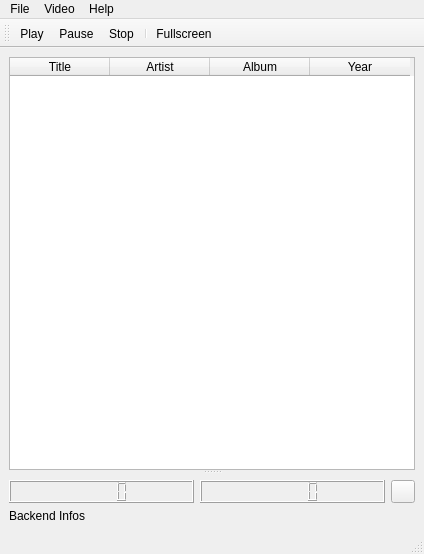
<ui version="4.0" >
 <class>MainWindow</class>
 <widget class="QMainWindow" name="MainWindow" >
  <property name="geometry" >
   <rect>
    <x>0</x>
    <y>0</y>
    <width>424</width>
    <height>554</height>
   </rect>
  </property>
  <property name="windowTitle" >
   <string>VideoPlayer</string>
  </property>
  <property name="windowIcon" >
   <iconset resource="videoplayer.qrc" >
    <normaloff>:/images/volume.png</normaloff>:/images/volume.png</iconset>
  </property>
  <widget class="QWidget" name="centralwidget" >
   <property name="geometry" >
    <rect>
     <x>0</x>
     <y>53</y>
     <width>424</width>
     <height>482</height>
    </rect>
   </property>
   <layout class="QGridLayout" name="gridLayout" >
    <item row="0" column="0" colspan="2" >
     <widget class="QSplitter" name="splitter" >
      <property name="orientation" >
       <enum>Qt::Vertical</enum>
      </property>
      <widget class="QTableWidget" name="tableWidget" >
       <property name="editTriggers" >
        <set>QAbstractItemView::NoEditTriggers</set>
       </property>
       <column>
        <property name="text" >
         <string>Title</string>
        </property>
       </column>
       <column>
        <property name="text" >
         <string>Artist</string>
        </property>
       </column>
       <column>
        <property name="text" >
         <string>Album</string>
        </property>
       </column>
       <column>
        <property name="text" >
         <string>Year</string>
        </property>
       </column>
      </widget>
      <widget class="QWidget" name="verticalLayoutWidget" >
       <layout class="QVBoxLayout" name="videoLayout" />
      </widget>
     </widget>
    </item>
    <item row="1" column="0" >
     <layout class="QHBoxLayout" name="seekerLayout" >
      <item>
       <widget class="QLCDNumber" name="currentTimeLcdNumber" />
      </item>
      <item>
       <widget class="QLCDNumber" name="totalTimeLcdNumber" />
      </item>
     </layout>
    </item>
    <item row="1" column="1" >
     <layout class="QHBoxLayout" name="volumeLayout" >
      <item>
       <widget class="QToolButton" name="volumeButton" >
        <property name="icon" >
         <iconset resource="videoplayer.qrc" >
          <normaloff>:/images/volume.png</normaloff>:/images/volume.png</iconset>
        </property>
       </widget>
      </item>
     </layout>
    </item>
    <item row="2" column="0" colspan="2" >
     <widget class="QLabel" name="backendInfosLabel" >
      <property name="text" >
       <string>Backend Infos</string>
      </property>
     </widget>
    </item>
   </layout>
  </widget>
  <widget class="QMenuBar" name="menubar" >
   <property name="geometry" >
    <rect>
     <x>0</x>
     <y>0</y>
     <width>424</width>
     <height>19</height>
    </rect>
   </property>
   <widget class="QMenu" name="menuFile" >
    <property name="title" >
     <string>File</string>
    </property>
    <addaction name="actionAddFiles" />
    <addaction name="actionOpenDVD" />
    <addaction name="separator" />
    <addaction name="actionExit" />
   </widget>
   <widget class="QMenu" name="menuHelp" >
    <property name="title" >
     <string>Help</string>
    </property>
    <addaction name="actionAbout" />
    <addaction name="actionAboutQt" />
   </widget>
   <widget class="QMenu" name="menuVideo" >
    <property name="title" >
     <string>Video</string>
    </property>
    <addaction name="actionFullscreen" />
   </widget>
   <addaction name="menuFile" />
   <addaction name="menuVideo" />
   <addaction name="menuHelp" />
  </widget>
  <widget class="QStatusBar" name="statusbar" >
   <property name="geometry" >
    <rect>
     <x>0</x>
     <y>535</y>
     <width>424</width>
     <height>19</height>
    </rect>
   </property>
  </widget>
  <widget class="QToolBar" name="toolBar" >
   <property name="geometry" >
    <rect>
     <x>0</x>
     <y>19</y>
     <width>424</width>
     <height>34</height>
    </rect>
   </property>
   <property name="windowTitle" >
    <string>toolBar</string>
   </property>
   <property name="movable" >
    <bool>true</bool>
   </property>
   <attribute name="toolBarArea" >
    <enum>TopToolBarArea</enum>
   </attribute>
   <attribute name="toolBarBreak" >
    <bool>false</bool>
   </attribute>
   <addaction name="actionPlay" />
   <addaction name="actionPause" />
   <addaction name="actionStop" />
   <addaction name="separator" />
   <addaction name="actionFullscreen" />
  </widget>
  <action name="actionAddFiles" >
   <property name="icon" >
    <iconset resource="videoplayer.qrc" >
     <normaloff>:/images/plus.png</normaloff>:/images/plus.png</iconset>
   </property>
   <property name="text" >
    <string>Add Files</string>
   </property>
  </action>
  <action name="actionExit" >
   <property name="icon" >
    <iconset resource="videoplayer.qrc" >
     <normaloff>:/images/exit.png</normaloff>:/images/exit.png</iconset>
   </property>
   <property name="text" >
    <string>Exit</string>
   </property>
  </action>
  <action name="actionAbout" >
   <property name="icon" >
    <iconset resource="videoplayer.qrc" >
     <normaloff>:/images/volume.png</normaloff>:/images/volume.png</iconset>
   </property>
   <property name="text" >
    <string>About</string>
   </property>
  </action>
  <action name="actionAboutQt" >
   <property name="icon" >
    <iconset resource="videoplayer.qrc" >
     <normaloff>:/images/qt.png</normaloff>:/images/qt.png</iconset>
   </property>
   <property name="text" >
    <string>About Qt</string>
   </property>
  </action>
  <action name="actionPlay" >
   <property name="icon" >
    <iconset resource="videoplayer.qrc" >
     <normaloff>:/images/play.png</normaloff>:/images/play.png</iconset>
   </property>
   <property name="text" >
    <string>Play</string>
   </property>
  </action>
  <action name="actionPause" >
   <property name="icon" >
    <iconset resource="videoplayer.qrc" >
     <normaloff>:/images/pause.png</normaloff>:/images/pause.png</iconset>
   </property>
   <property name="text" >
    <string>Pause</string>
   </property>
  </action>
  <action name="actionStop" >
   <property name="icon" >
    <iconset resource="videoplayer.qrc" >
     <normaloff>:/images/stop.png</normaloff>:/images/stop.png</iconset>
   </property>
   <property name="text" >
    <string>Stop</string>
   </property>
  </action>
  <action name="actionFullscreen" >
   <property name="icon" >
    <iconset resource="videoplayer.qrc" >
     <normaloff>:/images/fullscreen.png</normaloff>:/images/fullscreen.png</iconset>
   </property>
   <property name="text" >
    <string>Fullscreen</string>
   </property>
  </action>
  <action name="actionOpenDVD" >
   <property name="icon" >
    <iconset resource="videoplayer.qrc" >
     <normaloff>:/images/dvd.png</normaloff>:/images/dvd.png</iconset>
   </property>
   <property name="text" >
    <string>Open DVD</string>
   </property>
  </action>
 </widget>
 <resources>
  <include location="videoplayer.qrc" />
 </resources>
 <connections/>
</ui>
